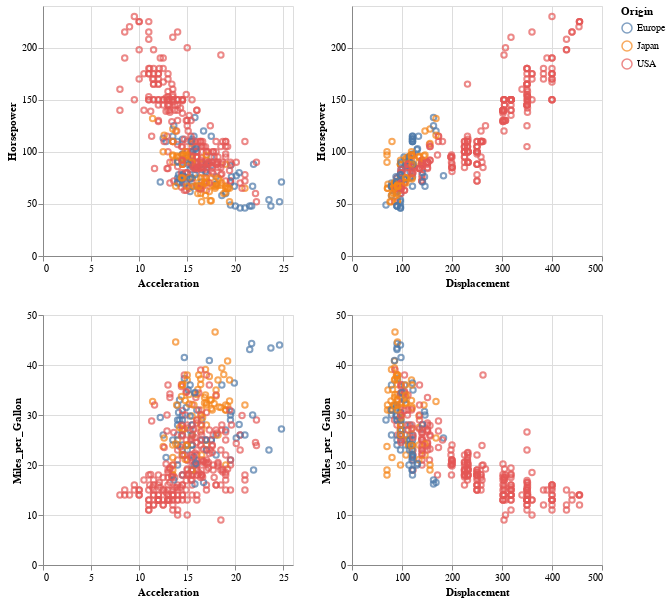

The notebook cell this image was saved under:
### Markdown cell above
## Multi-Panel Scatter with Linked Brushing

### Code cell
brush = alt.selection_interval()

alt.Chart(cars).mark_point().encode(
    alt.X(alt.repeat('column'), type='quantitative'),
    alt.Y(alt.repeat('row'), type='quantitative'),
    color=alt.condition(brush, 'Origin:N', alt.value('gray'))
).properties(
    width=250,
    height=250,
    selection=brush
).repeat(
    row=['Horsepower', 'Miles_per_Gallon'],
    column=['Acceleration', 'Displacement']
)

### Figure 1 — Vega-Lite specification as saved in the notebook (floating-point values rounded to 4 significant figures; data arrays with more than 128 entries replaced by an {"elided": "..."} marker saying what was removed)
{"$schema": "https://vega.github.io/schema/vega-lite/v2.json", "config": {"view": {"height": 300, "width": 400}}, "repeat": {"column": ["Acceleration", "Displacement"], "row": ["Horsepower", "Miles_per_Gallon"]}, "spec": {"data": {"values": {"elided": "406 records"}}, "encoding": {"color": {"condition": {"field": "Origin", "selection": "selector004", "type": "nominal"}, "value": "gray"}, "x": {"field": {"repeat": "column"}, "type": "quantitative"}, "y": {"field": {"repeat": "row"}, "type": "quantitative"}}, "height": 250, "mark": "point", "selection": {"selector004": {"encodings": ["x", "y"], "mark": {"fill": "#333", "fillOpacity": 0.125, "stroke": "white"}, "on": "[mousedown, window:mouseup] > window:mousemove!", "resolve": "global", "translate": "[mousedown, window:mouseup] > window:mousemove!", "type": "interval", "zoom": "wheel!"}}, "width": 250}}
